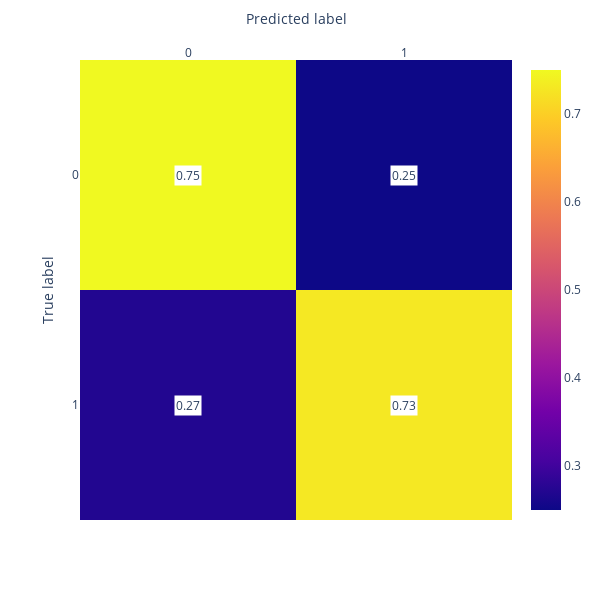

The notebook cell saved with this chart:
### Code cell
# Matriz de confusión
matrix=confusion_matrix(Ytest,Ypred,normalize='true'
)
z=[matrix[0].round(2),matrix[1].round(2)]
fig = px.imshow(z, aspect="auto",labels=dict(x="Predicted label", y="True label"),x=["0", "1"],y=["0", "1"]
)

#axis_template = dict(showticklabels = False,ticks = '')
fig.update_layout(height=600,width=600,#title="Matriz de confusión normalizada",
# xaxis = axis_template,yaxis = axis_template,
)
fig.update_xaxes(side="top")
for i,r in enumerate(matrix):
    for k,c in enumerate(r):
        fig.add_annotation(x=k,y=i,
                           text='{}'.format(round(c,2)),
                           showarrow=False, bgcolor="white"
    )
                          
fig.show()

### Figure 1 — Plotly figure (JSON) as saved in the notebook; plotly's stock layout.template omitted (floating-point values rounded to 4 significant figures)
{"data": [{"coloraxis": "coloraxis", "hovertemplate": "Predicted label: %{x}<br>True label: %{y}<br>color: %{z}<extra></extra>", "name": "0", "type": "heatmap", "x": ["0", "1"], "xaxis": "x", "y": ["0", "1"], "yaxis": "y", "z": [[0.75, 0.25], [0.27, 0.73]]}], "layout": {"annotations": [{"bgcolor": "white", "showarrow": false, "text": "0.75", "x": 0, "y": 0}, {"bgcolor": "white", "showarrow": false, "text": "0.25", "x": 1, "y": 0}, {"bgcolor": "white", "showarrow": false, "text": "0.27", "x": 0, "y": 1}, {"bgcolor": "white", "showarrow": false, "text": "0.73", "x": 1, "y": 1}], "coloraxis": {"colorscale": [[0, "#0d0887"], [0.1111, "#46039f"], [0.2222, "#7201a8"], [0.3333, "#9c179e"], [0.4444, "#bd3786"], [0.5556, "#d8576b"], [0.6667, "#ed7953"], [0.7778, "#fb9f3a"], [0.8889, "#fdca26"], [1, "#f0f921"]]}, "height": 600, "margin": {"t": 60}, "width": 600, "xaxis": {"anchor": "y", "domain": [0, 1], "side": "top", "title": {"text": "Predicted label"}}, "yaxis": {"anchor": "x", "autorange": "reversed", "domain": [0, 1], "title": {"text": "True label"}}}}
